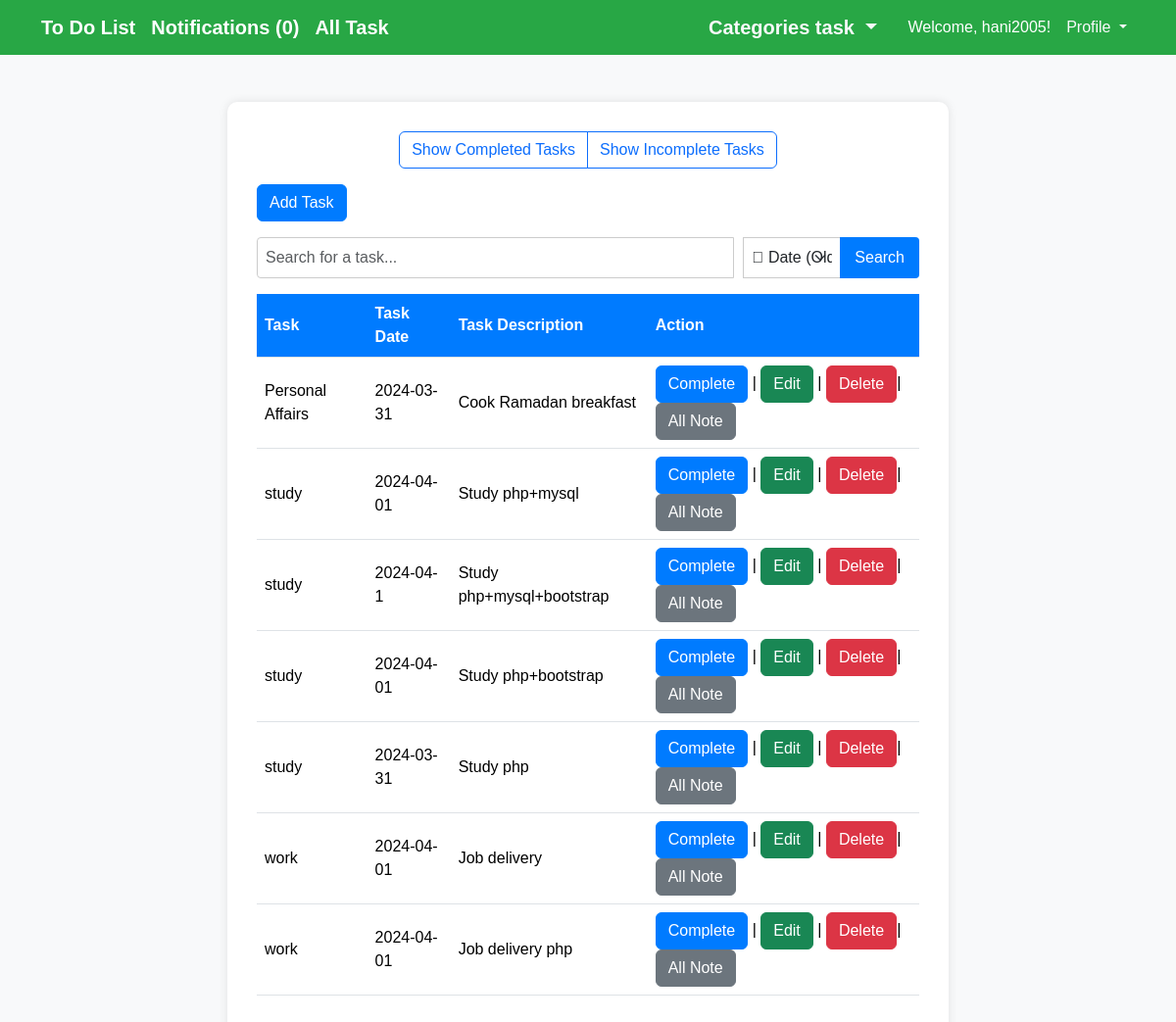
The page /index.php (signed in) on the database its author committed.
### tables this page shows
CREATE TABLE IF NOT EXISTS `task` (
  `task_id` int NOT NULL AUTO_INCREMENT,
  `task_name` varchar(200) NOT NULL,
  `createdon` longtext NOT NULL,
  `description` varchar(255) NOT NULL,
  `priority` int NOT NULL,
  `status` varchar(255) NOT NULL,
  `user_id` int DEFAULT NULL,
  PRIMARY KEY (`task_id`),
  KEY `fk_user_id` (`user_id`)
);

### index.php (the view, shortened to what this page needs)
<?php
include('inc/connections.php');
$numNotifications = 0;
if(isset($_SESSION['id']) && isset($_SESSION['username'])) {
  $id = $_SESSION['id'];
  $username = $_SESSION['username'];
  $stmt = mysqli_prepare($conn, "SELECT * FROM users WHERE username = ?");
  mysqli_stmt_bind_param($stmt, "s", $username);
  mysqli_stmt_execute($stmt);
  $result = mysqli_stmt_get_result($stmt);
  if($data = mysqli_fetch_array($result)) {
    $currentDate = date('Y-m-d');
    $sql = "SELECT * FROM task WHERE createdon = ? AND user_id = ?";
    $stmt = mysqli_prepare($conn, $sql);
    if ($stmt) {
        mysqli_stmt_bind_param($stmt, "si", $currentDate, $id);
        mysqli_stmt_execute($stmt);
        $result = mysqli_stmt_get_result($stmt);
        $numNotifications = mysqli_num_rows($result);
    } else {
        $notifications = "Error in preparing SQL statement: " . mysqli_error($conn);
    }
  }
}
?>
<?php
if(isset($_SESSION['id']) && isset($_SESSION['username'])) {
    $id = $_SESSION['id'];
    $stmt = mysqli_prepare($conn, "SELECT * FROM task WHERE user_id = ?");
    mysqli_stmt_bind_param($stmt, "i", $id);
    mysqli_stmt_execute($stmt);
    $result = mysqli_stmt_get_result($stmt);
    if(mysqli_num_rows($result) > 0) {
?>
<?php
if(isset($_SESSION['id']) && isset($_SESSION['username'])) {
    $id = $_SESSION['id'];
    $username = $_SESSION['username'];
$required_tasks_stmt = mysqli_prepare($conn, "SELECT * FROM task WHERE user_id = ? AND priority = 0 ORDER BY task_name");
mysqli_stmt_bind_param($required_tasks_stmt, "i", $id);
mysqli_stmt_execute($required_tasks_stmt);
$required_tasks_result = mysqli_stmt_get_result($required_tasks_stmt);
    $completed_tasks_stmt = mysqli_prepare($conn, "SELECT * FROM task WHERE user_id = ? AND priority = 1");
    mysqli_stmt_bind_param($completed_tasks_stmt, "i", $id);
    mysqli_stmt_execute($completed_tasks_stmt);
    $completed_tasks_result = mysqli_stmt_get_result($completed_tasks_stmt);
    if(mysqli_num_rows($required_tasks_result) > 0 || mysqli_num_rows($completed_tasks_result) > 0) {
?>
<!DOCTYPE html>
<html lang="en">
<head>
  <link href="https://cdn.jsdelivr.net/npm/bootstrap@5.3.3/dist/css/bootstrap.min.css" rel="stylesheet">
</head>
<body>
<nav class="navbar navbar-expand-lg navbar-dark bg-success">
  <div class="container">
    <a class="navbar-brand" href="index.php">To Do List</a>
    <a class="navbar-brand" href="notifications.php">Notifications (<?php echo $numNotifications; ?>)</a>
    <a class="navbar-brand" href="all_task.php">All Task</a>
    <div class="collapse navbar-collapse justify-content-end" id="navbarNav">
      <ul class="navbar-nav">
      <li class="nav-item dropdown">
    <a class="nav-link dropdown-toggle text-light navbar-brand" href="#" id="navbarDropdown" role="button" data-bs-toggle="dropdown" aria-expanded="false" style="font-size: 20px;">
    Categories task
    </a>
        </li>
        <li class="nav-item">
          <a class="nav-link active" href="#">Welcome, <?php echo $username; ?>!</a>
        </li>
        <li class="nav-item dropdown">
          <a class="nav-link dropdown-toggle text-light" href="#" id="navbarDropdown" role="button" data-bs-toggle="dropdown" aria-expanded="false">
            Profile
          </a>
        </li>
      </ul>
    </div>
  </div>
</nav>
<div class="container mt-5">
  <div class="row">
    <div class="col-md-8 offset-md-2">
      <div class="profile">
      <div class="card-header">
      <div class="d-flex justify-content-center mb-3">
  <div class="btn-group" role="group" aria-label="Basic outlined example">
    <button type="button" class="btn btn-outline-primary" id="showCompleteTasks">Show Completed Tasks</button>
    <button type="button" class="btn btn-outline-primary" id="showIncompleteTasks">Show Incomplete Tasks</button>
  </div>
</div>
</div>
        <a href="add_task.php" class="btn btn-primary mb-3">Add Task</a>
        <form class="search-form mb-3" method="GET" action="<?php echo $_SERVER['PHP_SELF']; ?>">
          <div class="input-group">
            <input type="text" name="search" class="form-control" placeholder="Search for a task...">
            <select id="sort" class="form-select" name="sort" aria-label="Sort By">
              <option value="date_asc">&#xf073; Date (Oldest First)</option>
            </select>
            <button class="btn btn-outline-secondary" type="submit">Search</button>
          </div>
        </form>
        <div class="muted">
          <div class="table-responsive">
            <table class="table table-hover" id="completedTasksTable">
              <thead>
                <tr>
                  <th scope="col">Task</th>
                  <th scope="col">Task Date</th>
                  <th scope="col">Task Description</th>
                  <th scope="col">Action</th>
                </tr>
              </thead>
              <tbody id="sortableTableBody">
                <?php
                while($row = mysqli_fetch_assoc($required_tasks_result)) {
                   echo "<tr>";
                   echo "<td>" . $row['task_name'] . "</td>";
                   echo "<td>" . $row['createdon'] . "</td>";
                   echo "<td>" . $row['description'] . "</td>";
                   echo "<td>
                   <button type=\"button\" class=\"btn btn-primary\" onclick=\"location.href='mark_completed.php?task_id=" . $row['task_id'] . "'\">Complete</button> |
                   <button type=\"button\" class=\"btn btn-success\" onclick=\"location.href='edit_task.php?task_id=" . $row['task_id'] . "'\">Edit</button> |
                   <button type=\"button\" class=\"btn btn-danger\" onclick=\"location.href='delete_task.php?task_id=" . $row['task_id'] . "'\">Delete</button>|
                   <button type=\"button\" class=\"btn btn-secondary\" onclick=\"location.href='Add_Note.php?task_id=" . $row['task_id'] . "'\">All Note</button>
                   </td>";
                   echo "</tr>";
                }
                ?>
              </tbody>
            </table>
          </div>
        </div>
      </div>
    </div>
  </div>
</div>
</body>
</html>
<?php
    } else {
        header('Location: add_task.php');
      }
} else {
    header('Location:login.php');
    exit();
}
?>
<?php
    } else {
        header('Location: add_task.php');
      }
} else {
    header('Location:login.php');
    exit();
}
?>

### index.php (style rules this page uses)
body { background-color: #f8f9fa; font-family: Arial, sans-serif; }
.navbar { background-color: #28a745 !important; }
.navbar-brand { font-weight: bold; }
.profile { background-color: #ffffff; padding: 30px; border-radius: 10px; box-shadow: 0 0 10px rgba(0, 0, 0, 0.1); }
.btn-primary { background-color: #007bff; border-color: #007bff; }
.muted { color: #6c757d; }
.search-form { margin-bottom: 20px; }
.search-form input[type="text"] { width: 60%; padding: 8px; border: 1px solid #ccc; border-radius: 4px; margin-right: 10px; }
.search-form select { width: 30%; padding: 8px; border: 1px solid #ccc; border-radius: 4px; }
.search-form button { padding: 8px 15px; background-color: #007bff; border: none; border-radius: 4px; color: #fff; cursor: pointer; }
.table th, .table td { vertical-align: middle; }
.table th { background-color: #007bff; color: #fff; }

### rows shown on the page
task: task_name "Personal Affairs", createdon "2024-03-31", description "Cook Ramadan breakfast"
task: task_name "study", createdon "2024-04-01", description "Study php+mysql"
task: task_name "study", createdon "2024-04-1", description "Study php+mysql+bootstrap"
task: task_name "study", createdon "2024-04-01", description "Study php+bootstrap"
task: task_name "study", createdon "2024-03-31", description "Study php"
task: task_name "work", createdon "2024-04-01", description "Job delivery"
task: task_name "work", createdon "2024-04-01", description "Job delivery php"

### other values the page prints
$numNotifications "0"
$username "hani2005"
